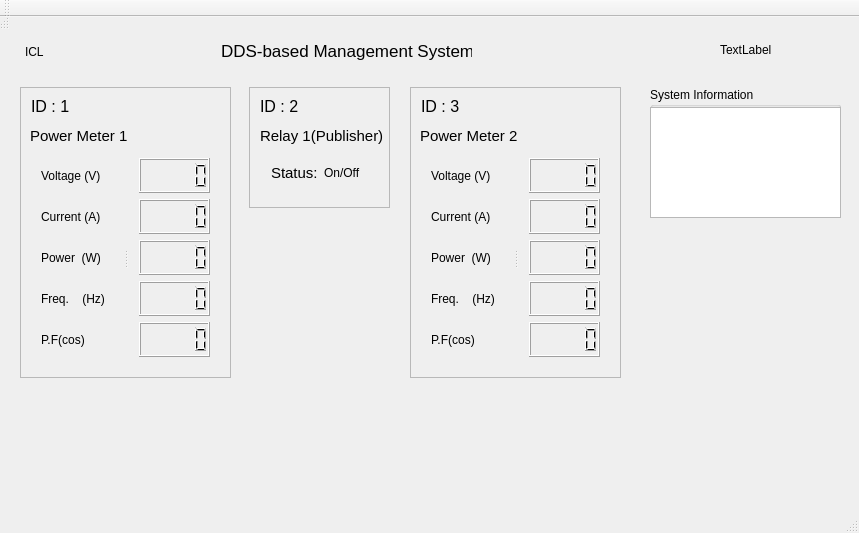
<?xml version="1.0" encoding="UTF-8"?>
<ui version="4.0">
 <class>MainWindow_dds</class>
 <widget class="QMainWindow" name="MainWindow_dds">
  <property name="geometry">
   <rect>
    <x>0</x>
    <y>0</y>
    <width>859</width>
    <height>533</height>
   </rect>
  </property>
  <property name="windowTitle">
   <string>MainWindow_dds</string>
  </property>
  <widget class="QWidget" name="centralWidget">
   <widget class="QStatusBar" name="statusBar_2">
    <property name="geometry">
     <rect>
      <x>-10</x>
      <y>-9</y>
      <width>20</width>
      <height>22</height>
     </rect>
    </property>
    <property name="sizePolicy">
     <sizepolicy hsizetype="Preferred" vsizetype="Expanding">
      <horstretch>0</horstretch>
      <verstretch>0</verstretch>
     </sizepolicy>
    </property>
    <property name="maximumSize">
     <size>
      <width>597</width>
      <height>281</height>
     </size>
    </property>
   </widget>
   <widget class="QWidget" name="centralWidget_2" native="true">
    <property name="geometry">
     <rect>
      <x>0</x>
      <y>10</y>
      <width>1000</width>
      <height>1000</height>
     </rect>
    </property>
    <property name="sizePolicy">
     <sizepolicy hsizetype="Preferred" vsizetype="Expanding">
      <horstretch>0</horstretch>
      <verstretch>0</verstretch>
     </sizepolicy>
    </property>
    <property name="maximumSize">
     <size>
      <width>1000</width>
      <height>1000</height>
     </size>
    </property>
    <widget class="QLabel" name="image">
     <property name="geometry">
      <rect>
       <x>25</x>
       <y>0</y>
       <width>50</width>
       <height>50</height>
      </rect>
     </property>
     <property name="sizePolicy">
      <sizepolicy hsizetype="Expanding" vsizetype="Expanding">
       <horstretch>0</horstretch>
       <verstretch>0</verstretch>
      </sizepolicy>
     </property>
     <property name="text">
      <string>ICL</string>
     </property>
    </widget>
    <widget class="QLabel" name="Power_meter_2">
     <property name="geometry">
      <rect>
       <x>420</x>
       <y>100</y>
       <width>181</width>
       <height>17</height>
      </rect>
     </property>
     <property name="sizePolicy">
      <sizepolicy hsizetype="Expanding" vsizetype="Expanding">
       <horstretch>0</horstretch>
       <verstretch>0</verstretch>
      </sizepolicy>
     </property>
     <property name="maximumSize">
      <size>
       <width>597</width>
       <height>281</height>
      </size>
     </property>
     <property name="font">
      <font>
       <pointsize>11</pointsize>
      </font>
     </property>
     <property name="text">
      <string>Power Meter 2</string>
     </property>
    </widget>
    <widget class="QLabel" name="Power_meter">
     <property name="geometry">
      <rect>
       <x>30</x>
       <y>100</y>
       <width>181</width>
       <height>17</height>
      </rect>
     </property>
     <property name="sizePolicy">
      <sizepolicy hsizetype="Expanding" vsizetype="Expanding">
       <horstretch>0</horstretch>
       <verstretch>0</verstretch>
      </sizepolicy>
     </property>
     <property name="maximumSize">
      <size>
       <width>597</width>
       <height>281</height>
      </size>
     </property>
     <property name="font">
      <font>
       <pointsize>11</pointsize>
      </font>
     </property>
     <property name="text">
      <string>Power Meter 1 </string>
     </property>
    </widget>
    <widget class="QLabel" name="Relay">
     <property name="geometry">
      <rect>
       <x>260</x>
       <y>100</y>
       <width>125</width>
       <height>17</height>
      </rect>
     </property>
     <property name="sizePolicy">
      <sizepolicy hsizetype="Preferred" vsizetype="Expanding">
       <horstretch>0</horstretch>
       <verstretch>0</verstretch>
      </sizepolicy>
     </property>
     <property name="maximumSize">
      <size>
       <width>597</width>
       <height>281</height>
      </size>
     </property>
     <property name="font">
      <font>
       <pointsize>11</pointsize>
      </font>
     </property>
     <property name="text">
      <string>Relay 1(Publisher)</string>
     </property>
    </widget>
    <widget class="QWidget" name="layoutWidget">
     <property name="geometry">
      <rect>
       <x>260</x>
       <y>120</y>
       <width>121</width>
       <height>51</height>
      </rect>
     </property>
     <layout class="QHBoxLayout" name="horizontalLayout">
      <item>
       <widget class="QLabel" name="Relay_status">
        <property name="enabled">
         <bool>true</bool>
        </property>
        <property name="sizePolicy">
         <sizepolicy hsizetype="Expanding" vsizetype="Expanding">
          <horstretch>0</horstretch>
          <verstretch>0</verstretch>
         </sizepolicy>
        </property>
        <property name="maximumSize">
         <size>
          <width>597</width>
          <height>281</height>
         </size>
        </property>
        <property name="font">
         <font>
          <pointsize>11</pointsize>
         </font>
        </property>
        <property name="text">
         <string>Status:</string>
        </property>
       </widget>
      </item>
      <item>
       <widget class="QLabel" name="label">
        <property name="sizePolicy">
         <sizepolicy hsizetype="Expanding" vsizetype="Expanding">
          <horstretch>0</horstretch>
          <verstretch>0</verstretch>
         </sizepolicy>
        </property>
        <property name="maximumSize">
         <size>
          <width>597</width>
          <height>281</height>
         </size>
        </property>
        <property name="text">
         <string>On/Off</string>
        </property>
       </widget>
      </item>
     </layout>
    </widget>
    <widget class="QLabel" name="datatime">
     <property name="geometry">
      <rect>
       <x>720</x>
       <y>14</y>
       <width>67</width>
       <height>17</height>
      </rect>
     </property>
     <property name="sizePolicy">
      <sizepolicy hsizetype="Preferred" vsizetype="Expanding">
       <horstretch>0</horstretch>
       <verstretch>0</verstretch>
      </sizepolicy>
     </property>
     <property name="maximumSize">
      <size>
       <width>597</width>
       <height>281</height>
      </size>
     </property>
     <property name="text">
      <string>TextLabel</string>
     </property>
    </widget>
    <widget class="QLabel" name="title">
     <property name="geometry">
      <rect>
       <x>221</x>
       <y>14</y>
       <width>251</width>
       <height>19</height>
      </rect>
     </property>
     <property name="sizePolicy">
      <sizepolicy hsizetype="Expanding" vsizetype="Expanding">
       <horstretch>0</horstretch>
       <verstretch>0</verstretch>
      </sizepolicy>
     </property>
     <property name="maximumSize">
      <size>
       <width>597</width>
       <height>281</height>
      </size>
     </property>
     <property name="font">
      <font>
       <pointsize>13</pointsize>
      </font>
     </property>
     <property name="text">
      <string>DDS-based Management System</string>
     </property>
    </widget>
    <widget class="QScrollArea" name="scrollArea">
     <property name="geometry">
      <rect>
       <x>249</x>
       <y>60</y>
       <width>141</width>
       <height>121</height>
      </rect>
     </property>
     <property name="font">
      <font>
       <pointsize>12</pointsize>
      </font>
     </property>
     <property name="widgetResizable">
      <bool>true</bool>
     </property>
     <widget class="QWidget" name="scrollAreaWidgetContents_3">
      <property name="geometry">
       <rect>
        <x>0</x>
        <y>0</y>
        <width>139</width>
        <height>119</height>
       </rect>
      </property>
      <widget class="QLabel" name="label_3">
       <property name="geometry">
        <rect>
         <x>10</x>
         <y>10</y>
         <width>67</width>
         <height>17</height>
        </rect>
       </property>
       <property name="font">
        <font>
         <pointsize>12</pointsize>
        </font>
       </property>
       <property name="text">
        <string>ID : 2</string>
       </property>
      </widget>
     </widget>
    </widget>
    <widget class="QScrollArea" name="scrollArea_3">
     <property name="geometry">
      <rect>
       <x>410</x>
       <y>60</y>
       <width>211</width>
       <height>291</height>
      </rect>
     </property>
     <property name="widgetResizable">
      <bool>true</bool>
     </property>
     <widget class="QWidget" name="scrollAreaWidgetContents_5">
      <property name="geometry">
       <rect>
        <x>0</x>
        <y>0</y>
        <width>209</width>
        <height>289</height>
       </rect>
      </property>
      <widget class="QLabel" name="label_4">
       <property name="geometry">
        <rect>
         <x>10</x>
         <y>10</y>
         <width>67</width>
         <height>17</height>
        </rect>
       </property>
       <property name="font">
        <font>
         <pointsize>12</pointsize>
        </font>
       </property>
       <property name="text">
        <string>ID : 3</string>
       </property>
      </widget>
     </widget>
    </widget>
    <widget class="QScrollArea" name="scrollArea_2">
     <property name="geometry">
      <rect>
       <x>20</x>
       <y>60</y>
       <width>211</width>
       <height>291</height>
      </rect>
     </property>
     <property name="widgetResizable">
      <bool>true</bool>
     </property>
     <widget class="QWidget" name="scrollAreaWidgetContents_4">
      <property name="geometry">
       <rect>
        <x>0</x>
        <y>0</y>
        <width>209</width>
        <height>289</height>
       </rect>
      </property>
      <widget class="QLabel" name="label_2">
       <property name="geometry">
        <rect>
         <x>10</x>
         <y>10</y>
         <width>67</width>
         <height>17</height>
        </rect>
       </property>
       <property name="font">
        <font>
         <pointsize>12</pointsize>
        </font>
       </property>
       <property name="text">
        <string>ID : 1</string>
       </property>
      </widget>
     </widget>
    </widget>
    <widget class="QSplitter" name="splitter">
     <property name="geometry">
      <rect>
       <x>30</x>
       <y>120</y>
       <width>191</width>
       <height>221</height>
      </rect>
     </property>
     <property name="orientation">
      <enum>Qt::Horizontal</enum>
     </property>
     <widget class="QWidget" name="layoutWidget">
      <layout class="QVBoxLayout" name="verticalLayout_3">
       <item>
        <widget class="QLabel" name="voltage">
         <property name="sizePolicy">
          <sizepolicy hsizetype="Preferred" vsizetype="Expanding">
           <horstretch>0</horstretch>
           <verstretch>0</verstretch>
          </sizepolicy>
         </property>
         <property name="maximumSize">
          <size>
           <width>75</width>
           <height>39</height>
          </size>
         </property>
         <property name="text">
          <string>Voltage (V)</string>
         </property>
        </widget>
       </item>
       <item>
        <widget class="QLabel" name="current">
         <property name="sizePolicy">
          <sizepolicy hsizetype="Preferred" vsizetype="Expanding">
           <horstretch>0</horstretch>
           <verstretch>0</verstretch>
          </sizepolicy>
         </property>
         <property name="maximumSize">
          <size>
           <width>75</width>
           <height>39</height>
          </size>
         </property>
         <property name="text">
          <string>Current (A)</string>
         </property>
        </widget>
       </item>
       <item>
        <widget class="QLabel" name="power">
         <property name="sizePolicy">
          <sizepolicy hsizetype="Preferred" vsizetype="Expanding">
           <horstretch>0</horstretch>
           <verstretch>0</verstretch>
          </sizepolicy>
         </property>
         <property name="maximumSize">
          <size>
           <width>75</width>
           <height>39</height>
          </size>
         </property>
         <property name="text">
          <string>Power  (W)</string>
         </property>
        </widget>
       </item>
       <item>
        <widget class="QLabel" name="freq">
         <property name="sizePolicy">
          <sizepolicy hsizetype="Preferred" vsizetype="Expanding">
           <horstretch>0</horstretch>
           <verstretch>0</verstretch>
          </sizepolicy>
         </property>
         <property name="maximumSize">
          <size>
           <width>75</width>
           <height>39</height>
          </size>
         </property>
         <property name="text">
          <string>Freq.    (Hz)</string>
         </property>
        </widget>
       </item>
       <item>
        <widget class="QLabel" name="pf">
         <property name="sizePolicy">
          <sizepolicy hsizetype="Preferred" vsizetype="Expanding">
           <horstretch>0</horstretch>
           <verstretch>0</verstretch>
          </sizepolicy>
         </property>
         <property name="maximumSize">
          <size>
           <width>75</width>
           <height>39</height>
          </size>
         </property>
         <property name="text">
          <string>P.F(cos)</string>
         </property>
        </widget>
       </item>
      </layout>
     </widget>
     <widget class="QWidget" name="layoutWidget">
      <property name="sizePolicy">
       <sizepolicy hsizetype="Preferred" vsizetype="Expanding">
        <horstretch>0</horstretch>
        <verstretch>0</verstretch>
       </sizepolicy>
      </property>
      <layout class="QVBoxLayout" name="verticalLayout">
       <item>
        <widget class="QLCDNumber" name="lcdNumber_vol">
         <property name="sizePolicy">
          <sizepolicy hsizetype="Minimum" vsizetype="Expanding">
           <horstretch>0</horstretch>
           <verstretch>0</verstretch>
          </sizepolicy>
         </property>
         <property name="maximumSize">
          <size>
           <width>99</width>
           <height>281</height>
          </size>
         </property>
        </widget>
       </item>
       <item>
        <widget class="QLCDNumber" name="lcdNumber_cur">
         <property name="sizePolicy">
          <sizepolicy hsizetype="Minimum" vsizetype="Expanding">
           <horstretch>0</horstretch>
           <verstretch>0</verstretch>
          </sizepolicy>
         </property>
         <property name="maximumSize">
          <size>
           <width>99</width>
           <height>281</height>
          </size>
         </property>
        </widget>
       </item>
       <item>
        <widget class="QLCDNumber" name="lcdNumber_p">
         <property name="sizePolicy">
          <sizepolicy hsizetype="Minimum" vsizetype="Expanding">
           <horstretch>0</horstretch>
           <verstretch>0</verstretch>
          </sizepolicy>
         </property>
         <property name="maximumSize">
          <size>
           <width>99</width>
           <height>281</height>
          </size>
         </property>
        </widget>
       </item>
       <item>
        <widget class="QLCDNumber" name="lcdNumber_freq">
         <property name="sizePolicy">
          <sizepolicy hsizetype="Minimum" vsizetype="Expanding">
           <horstretch>0</horstretch>
           <verstretch>0</verstretch>
          </sizepolicy>
         </property>
         <property name="maximumSize">
          <size>
           <width>99</width>
           <height>281</height>
          </size>
         </property>
        </widget>
       </item>
       <item>
        <widget class="QLCDNumber" name="lcdNumber_pf">
         <property name="sizePolicy">
          <sizepolicy hsizetype="Expanding" vsizetype="Expanding">
           <horstretch>0</horstretch>
           <verstretch>0</verstretch>
          </sizepolicy>
         </property>
         <property name="maximumSize">
          <size>
           <width>99</width>
           <height>281</height>
          </size>
         </property>
        </widget>
       </item>
      </layout>
     </widget>
    </widget>
    <widget class="QSplitter" name="splitter_2">
     <property name="geometry">
      <rect>
       <x>420</x>
       <y>120</y>
       <width>191</width>
       <height>221</height>
      </rect>
     </property>
     <property name="orientation">
      <enum>Qt::Horizontal</enum>
     </property>
     <widget class="QWidget" name="layoutWidget_2">
      <layout class="QVBoxLayout" name="verticalLayout_4">
       <item>
        <widget class="QLabel" name="voltage_2">
         <property name="sizePolicy">
          <sizepolicy hsizetype="Preferred" vsizetype="Expanding">
           <horstretch>0</horstretch>
           <verstretch>0</verstretch>
          </sizepolicy>
         </property>
         <property name="maximumSize">
          <size>
           <width>75</width>
           <height>83</height>
          </size>
         </property>
         <property name="text">
          <string>Voltage (V)</string>
         </property>
        </widget>
       </item>
       <item>
        <widget class="QLabel" name="current_2">
         <property name="sizePolicy">
          <sizepolicy hsizetype="Preferred" vsizetype="Expanding">
           <horstretch>0</horstretch>
           <verstretch>0</verstretch>
          </sizepolicy>
         </property>
         <property name="maximumSize">
          <size>
           <width>75</width>
           <height>83</height>
          </size>
         </property>
         <property name="text">
          <string>Current (A)</string>
         </property>
        </widget>
       </item>
       <item>
        <widget class="QLabel" name="power_2">
         <property name="sizePolicy">
          <sizepolicy hsizetype="Preferred" vsizetype="Expanding">
           <horstretch>0</horstretch>
           <verstretch>0</verstretch>
          </sizepolicy>
         </property>
         <property name="maximumSize">
          <size>
           <width>75</width>
           <height>83</height>
          </size>
         </property>
         <property name="text">
          <string>Power  (W)</string>
         </property>
        </widget>
       </item>
       <item>
        <widget class="QLabel" name="freq_2">
         <property name="sizePolicy">
          <sizepolicy hsizetype="Preferred" vsizetype="Expanding">
           <horstretch>0</horstretch>
           <verstretch>0</verstretch>
          </sizepolicy>
         </property>
         <property name="maximumSize">
          <size>
           <width>75</width>
           <height>83</height>
          </size>
         </property>
         <property name="text">
          <string>Freq.    (Hz)</string>
         </property>
        </widget>
       </item>
       <item>
        <widget class="QLabel" name="pf_2">
         <property name="sizePolicy">
          <sizepolicy hsizetype="Preferred" vsizetype="Expanding">
           <horstretch>0</horstretch>
           <verstretch>0</verstretch>
          </sizepolicy>
         </property>
         <property name="maximumSize">
          <size>
           <width>75</width>
           <height>83</height>
          </size>
         </property>
         <property name="text">
          <string>P.F(cos)</string>
         </property>
        </widget>
       </item>
      </layout>
     </widget>
     <widget class="QWidget" name="layoutWidget">
      <layout class="QVBoxLayout" name="verticalLayout_2">
       <item>
        <widget class="QLCDNumber" name="lcdNumber_vol_2">
         <property name="sizePolicy">
          <sizepolicy hsizetype="Minimum" vsizetype="Expanding">
           <horstretch>0</horstretch>
           <verstretch>0</verstretch>
          </sizepolicy>
         </property>
         <property name="maximumSize">
          <size>
           <width>99</width>
           <height>281</height>
          </size>
         </property>
        </widget>
       </item>
       <item>
        <widget class="QLCDNumber" name="lcdNumber_cur_2">
         <property name="sizePolicy">
          <sizepolicy hsizetype="Minimum" vsizetype="Expanding">
           <horstretch>0</horstretch>
           <verstretch>0</verstretch>
          </sizepolicy>
         </property>
         <property name="maximumSize">
          <size>
           <width>99</width>
           <height>281</height>
          </size>
         </property>
        </widget>
       </item>
       <item>
        <widget class="QLCDNumber" name="lcdNumber_p_2">
         <property name="sizePolicy">
          <sizepolicy hsizetype="Minimum" vsizetype="Expanding">
           <horstretch>0</horstretch>
           <verstretch>0</verstretch>
          </sizepolicy>
         </property>
         <property name="maximumSize">
          <size>
           <width>99</width>
           <height>281</height>
          </size>
         </property>
        </widget>
       </item>
       <item>
        <widget class="QLCDNumber" name="lcdNumber_freq_2">
         <property name="sizePolicy">
          <sizepolicy hsizetype="Minimum" vsizetype="Expanding">
           <horstretch>0</horstretch>
           <verstretch>0</verstretch>
          </sizepolicy>
         </property>
         <property name="maximumSize">
          <size>
           <width>99</width>
           <height>281</height>
          </size>
         </property>
        </widget>
       </item>
       <item>
        <widget class="QLCDNumber" name="lcdNumber_pf_2">
         <property name="sizePolicy">
          <sizepolicy hsizetype="Expanding" vsizetype="Expanding">
           <horstretch>0</horstretch>
           <verstretch>0</verstretch>
          </sizepolicy>
         </property>
         <property name="maximumSize">
          <size>
           <width>99</width>
           <height>281</height>
          </size>
         </property>
        </widget>
       </item>
      </layout>
     </widget>
    </widget>
    <zorder>scrollArea_2</zorder>
    <zorder>scrollArea_3</zorder>
    <zorder>scrollArea</zorder>
    <zorder>splitter</zorder>
    <zorder>splitter_2</zorder>
    <zorder>datatime</zorder>
    <zorder>title</zorder>
    <zorder>Power_meter</zorder>
    <zorder>Relay</zorder>
    <zorder>layoutWidget</zorder>
    <zorder>image</zorder>
    <zorder>Power_meter_2</zorder>
   </widget>
   <widget class="QGroupBox" name="gBoxSystemLog_4">
    <property name="geometry">
     <rect>
      <x>650</x>
      <y>70</y>
      <width>191</width>
      <height>131</height>
     </rect>
    </property>
    <property name="sizePolicy">
     <sizepolicy hsizetype="Expanding" vsizetype="Expanding">
      <horstretch>0</horstretch>
      <verstretch>0</verstretch>
     </sizepolicy>
    </property>
    <property name="maximumSize">
     <size>
      <width>597</width>
      <height>281</height>
     </size>
    </property>
    <property name="title">
     <string>System Information</string>
    </property>
    <widget class="QTextEdit" name="textEdit">
     <property name="geometry">
      <rect>
       <x>0</x>
       <y>20</y>
       <width>191</width>
       <height>111</height>
      </rect>
     </property>
     <property name="sizePolicy">
      <sizepolicy hsizetype="Expanding" vsizetype="Expanding">
       <horstretch>0</horstretch>
       <verstretch>0</verstretch>
      </sizepolicy>
     </property>
     <property name="maximumSize">
      <size>
       <width>597</width>
       <height>281</height>
      </size>
     </property>
    </widget>
   </widget>
  </widget>
  <widget class="QMenuBar" name="menuBar">
   <property name="geometry">
    <rect>
     <x>0</x>
     <y>0</y>
     <width>859</width>
     <height>28</height>
    </rect>
   </property>
  </widget>
  <widget class="QToolBar" name="mainToolBar">
   <attribute name="toolBarArea">
    <enum>TopToolBarArea</enum>
   </attribute>
   <attribute name="toolBarBreak">
    <bool>false</bool>
   </attribute>
  </widget>
  <widget class="QStatusBar" name="statusBar"/>
 </widget>
 <layoutdefault spacing="6" margin="11"/>
 <resources/>
 <connections/>
</ui>
